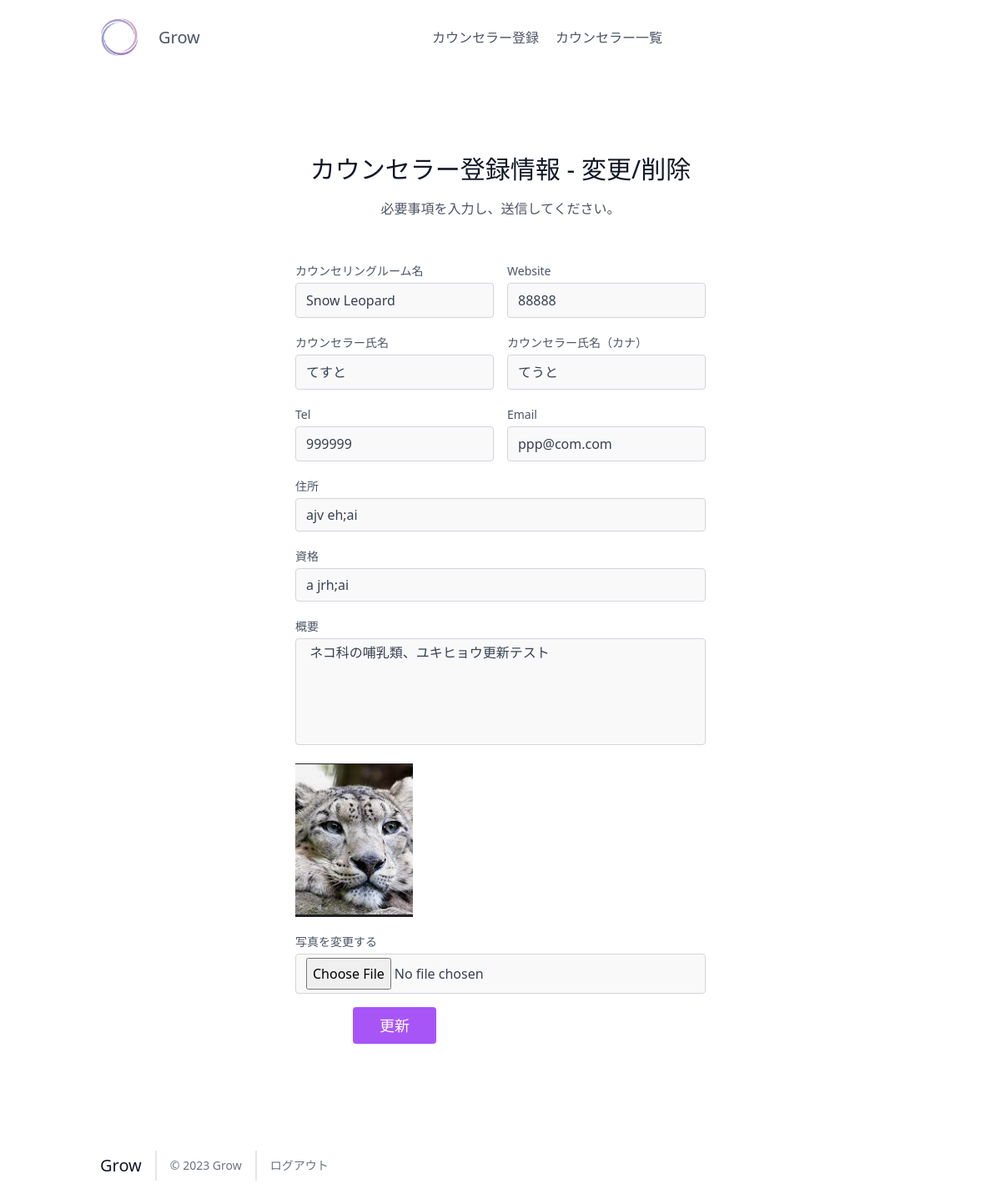
The app's page /edit.php?id=9 (signed in) with its own data.
### tables this page shows
CREATE TABLE `counselor_table` (
  `id` int(12) NOT NULL,
  `organization` varchar(64) NOT NULL,
  `name` varchar(64) NOT NULL,
  `kana` varchar(64) NOT NULL,
  `certification` varchar(64) NOT NULL,
  `email` varchar(124) NOT NULL,
  `tel` varchar(64) NOT NULL,
  `website` varchar(124) NOT NULL,
  `address` varchar(124) NOT NULL,
  `details` text NOT NULL,
  `file_name` varchar(255) NOT NULL,
  `file_path` varchar(255) NOT NULL,
  `date_time` datetime NOT NULL DEFAULT current_timestamp(),
  `update_time` datetime NOT NULL DEFAULT current_timestamp() ON UPDATE current_timestamp()
);

### edit.php (the view, shortened to what this page needs)
<?php
require_once('funcs.php');
$id = $_GET['id'];
try {
    $db_name = 'kadai_db';
    $db_id   = 'root';
    $db_pw   = '';
    $db_host = 'localhost';
    $pdo = new PDO('mysql:dbname=' . $db_name . ';charset=utf8;host=' . $db_host, $db_id, $db_pw);
} catch (PDOException $e) {
    exit('DB Connection Error:' . $e->getMessage());
}
$stmt = $pdo->prepare('SELECT * FROM counselor_table WHERE id = :id;');
$stmt->bindValue(':id', $id, PDO::PARAM_INT);
$status = $stmt->execute();
$result = '';
if ($status === false) {
    $error = $stmt->errorInfo();
    exit('SQLError:' . print_r($error, true));
} else {
    $result = $stmt->fetch();
  $result['file'] = array(
  'file_name' => $result['file_name'],
  'file_path' => $result['file_path']
);
}
?>
<!DOCTYPE html>
<html lang="ja">
<head>
    <script src="https://cdn.tailwindcss.com"></script>
</head>
<body>
<header class="text-gray-600 body-font">
  <div class="container mx-auto flex flex-wrap p-5 flex-col md:flex-row items-center">
    <a class="flex title-font font-medium items-center text-gray-900 mb-4 md:mb-0">
    <a href="./index.php"><img src="./images/logo.jpg" alt="logo" width="70">
    <a href="./index.php"><span class="ml-3 text-xl">Grow</span></a>
    </a>
    <nav class="md:ml-auto md:mr-auto flex flex-wrap items-center text-base justify-center">
    <a class="mr-5 hover:text-gray-900 hover:scale-105" href="./registration.php">カウンセラー登録</a>
      <a class="mr-5 hover:text-gray-900 hover:scale-105" href="./select.php">カウンセラー一覧</a>
    </nav>
  </div>
</header>
<form action="update.php" method="POST" enctype="multipart/form-data">
<section class="text-gray-600 body-font relative">
  <div class="container px-5 py-24 mx-auto">
    <div class="flex flex-col text-center w-full mb-12">
      <h1 class="sm:text-3xl text-2xl font-medium title-font mb-4 text-gray-900">カウンセラー登録情報 - 変更/削除</h1>
      <p class="lg:w-2/3 mx-auto leading-relaxed text-base">必要事項を入力し、送信してください。</p>
    </div>
    <div class="lg:w-1/2 md:w-2/3 mx-auto">
      <div class="flex flex-wrap -m-2">
        <div class="p-2 w-1/2">
          <div class="relative">
            <label for="organization" class="leading-7 text-sm text-gray-600">カウンセリングルーム名</label>
            <input type="text" id="organization" name="organization" value="<?= $result['organization'] ?>" class="w-full bg-gray-100 bg-opacity-50 rounded border border-gray-300 focus:border-indigo-500 focus:bg-white focus:ring-2 focus:ring-indigo-200 text-base outline-none text-gray-700 py-1 px-3 leading-8 transition-colors duration-200 ease-in-out">
          </div>
        </div>
        <div class="p-2 w-1/2">
          <div class="relative">
            <label for="website" class="leading-7 text-sm text-gray-600">Website</label>
            <input type="text" id="website" name="website" value="<?= $result['website'] ?>" class="w-full bg-gray-100 bg-opacity-50 rounded border border-gray-300 focus:border-indigo-500 focus:bg-white focus:ring-2 focus:ring-indigo-200 text-base outline-none text-gray-700 py-1 px-3 leading-8 transition-colors duration-200 ease-in-out">
          </div>
        </div>
        <div class="p-2 w-1/2">
          <div class="relative">
            <label for="name" class="leading-7 text-sm text-gray-600">カウンセラー氏名</label>
            <input type="text" id="name" name="name" value="<?= $result['name'] ?>" class="w-full bg-gray-100 bg-opacity-50 rounded border border-gray-300 focus:border-indigo-500 focus:bg-white focus:ring-2 focus:ring-indigo-200 text-base outline-none text-gray-700 py-1 px-3 leading-8 transition-colors duration-200 ease-in-out">
          </div>
        </div>
        <div class="p-2 w-1/2">
          <div class="relative">
            <label for="kana" class="leading-7 text-sm text-gray-600">カウンセラー氏名（カナ）</label>
            <input type="text" id="kana" name="kana" value="<?= $result['kana'] ?>" class="w-full bg-gray-100 bg-opacity-50 rounded border border-gray-300 focus:border-indigo-500 focus:bg-white focus:ring-2 focus:ring-indigo-200 text-base outline-none text-gray-700 py-1 px-3 leading-8 transition-colors duration-200 ease-in-out">
          </div>
        </div>
        <div class="p-2 w-1/2">
          <div class="relative">
            <label for="tel" class="leading-7 text-sm text-gray-600">Tel</label>
            <input type="text" id="tel" name="tel" value="<?= $result['tel'] ?>" class="w-full bg-gray-100 bg-opacity-50 rounded border border-gray-300 focus:border-indigo-500 focus:bg-white focus:ring-2 focus:ring-indigo-200 text-base outline-none text-gray-700 py-1 px-3 leading-8 transition-colors duration-200 ease-in-out">
          </div>
        </div>
        <div class="p-2 w-1/2">
          <div class="relative">
            <label for="email" class="leading-7 text-sm text-gray-600">Email</label>
            <input type="email" id="email" name="email" value="<?= $result['email'] ?>" class="w-full bg-gray-100 bg-opacity-50 rounded border border-gray-300 focus:border-indigo-500 focus:bg-white focus:ring-2 focus:ring-indigo-200 text-base outline-none text-gray-700 py-1 px-3 leading-8 transition-colors duration-200 ease-in-out">
          </div>
        </div>
        <div class="p-2 w-full">
          <div class="relative">
            <label for="address" class="leading-7 text-sm text-gray-600">住所</label>
            <input type="text" id="address" name="address" value="<?= $result['address'] ?>" class="w-full bg-gray-100 bg-opacity-50 rounded border border-gray-300 focus:border-indigo-500 focus:bg-white focus:ring-2 focus:ring-indigo-200 h-10 text-base outline-none text-gray-700 py-1 px-3 resize-none leading-6 transition-colors duration-200 ease-in-out"></input>
          </div>
        </div>
        <div class="p-2 w-full">
          <div class="relative">
            <label for="certification" class="leading-7 text-sm text-gray-600">資格</label>
            <input type="text" id="certification" name="certification" value="<?= $result['certification'] ?>" class="w-full bg-gray-100 bg-opacity-50 rounded border border-gray-300 focus:border-indigo-500 focus:bg-white focus:ring-2 focus:ring-indigo-200 h-10 text-base outline-none text-gray-700 py-1 px-3 resize-none leading-6 transition-colors duration-200 ease-in-out"></input>
          </div>
        </div>
        <div class="p-2 w-full">
          <div class="relative">
            <label for="details" class="leading-7 text-sm text-gray-600">概要</label>
            <textarea id="details" name="details" class="w-full bg-gray-100 bg-opacity-50 rounded border border-gray-300 focus:border-indigo-500 focus:bg-white focus:ring-2 focus:ring-indigo-200 h-32 text-base outline-none text-gray-700 py-1 px-3 resize-none leading-6 transition-colors duration-200 ease-in-out"><?= $result['details'] ?></textarea>
          </div>
        </div>
        <div class="p-2 w-full">
          <div class="relative">
            <span><img src="<?= $result['file']['file_path'] ?>" alt=""></span>
          </div>
        </div>
        <div class="p-2 w-full">
          <div class="relative">
            <label for="photo" class="leading-7 text-sm text-gray-600">写真を変更する</label>
            <input type="file" id="photo" name="photo" accept="image/*" class="w-full bg-gray-100 bg-opacity-50 rounded border border-gray-300 focus:border-indigo-500 focus:bg-white focus:ring-2 focus:ring-indigo-200 text-base outline-none text-gray-700 py-1 px-3 leading-8 transition-colors duration-200 ease-in-out">
          </div>
        </div>
        <div class="p-2 w-1/2">
          <input type="submit" value="更新" class="flex mx-auto text-white bg-purple-500 border-0 py-2 px-8 focus:outline-none hover:bg-purple-600 rounded text-lg">
        </div>
      </div>
    </div>
  </div>
</section>
</form>
<footer class="text-gray-600 body-font">
  <div class="container px-5 py-8 mx-auto flex items-center sm:flex-row flex-col">
    <a class="flex title-font font-medium items-center md:justify-start justify-center text-gray-900">
      <span class="ml-3 text-xl">Grow</span>
    </a>
    <p class="text-sm text-gray-500 sm:ml-4 sm:pl-4 sm:border-l-2 sm:border-gray-200 sm:py-2 sm:mt-0 mt-4">© 2023 Grow </p>
    <p class="text-sm text-gray-500 sm:ml-4 sm:pl-4 sm:border-l-2 sm:border-gray-200 sm:py-2 sm:mt-0 mt-4"><a href="./logout.php">ログアウト</a></p>
  </div>
</footer>
</body>
</html>

### records on screen
counselor_table: organization "Snow Leopard", website "88888", name "てすと", kana "てうと", tel "999999", email "ppp@com.com", address "ajv eh;ai", certification "a jrh;ai", details "ネコ科の哺乳類、ユキヒョウ更新テスト", file_path (picture)
